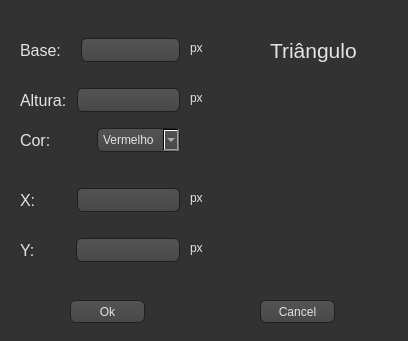
<?xml version="1.0" encoding="UTF-8"?>
<ui version="4.0">
 <class>triangulo</class>
 <widget class="QDialog" name="triangulo">
  <property name="geometry">
   <rect>
    <x>0</x>
    <y>0</y>
    <width>408</width>
    <height>341</height>
   </rect>
  </property>
  <property name="windowTitle">
   <string>Dialog</string>
  </property>
  <property name="styleSheet">
   <string notr="true"> color: #404040;
    background-color: #323232;</string>
  </property>
  <widget class="QLabel" name="label">
   <property name="geometry">
    <rect>
     <x>270</x>
     <y>30</y>
     <width>101</width>
     <height>41</height>
    </rect>
   </property>
   <property name="font">
    <font>
     <pointsize>16</pointsize>
    </font>
   </property>
   <property name="styleSheet">
    <string notr="true">color: rgb(227, 227, 227);</string>
   </property>
   <property name="text">
    <string>Triângulo</string>
   </property>
  </widget>
  <widget class="QPushButton" name="pushButton">
   <property name="geometry">
    <rect>
     <x>70</x>
     <y>300</y>
     <width>75</width>
     <height>23</height>
    </rect>
   </property>
   <property name="styleSheet">
    <string notr="true">color: rgb(227, 227, 227);
background-color: QLinearGradient( x1: 0, y1: 0, x2: 0, y2: 1, stop: 0 #565656, stop: 0.1 #525252, stop: 0.5 #4e4e4e, stop: 0.9 #4a4a4a, stop: 1 #464646);
border-width: 1px;
border-color: #1e1e1e;
border-style: solid;
border-radius: 6;
padding: 3px;
font-size: 12px;
padding-left: 5px;
padding-right: 5px;
</string>
   </property>
   <property name="text">
    <string>Ok</string>
   </property>
  </widget>
  <widget class="QPushButton" name="pushButton_2">
   <property name="geometry">
    <rect>
     <x>260</x>
     <y>300</y>
     <width>75</width>
     <height>23</height>
    </rect>
   </property>
   <property name="styleSheet">
    <string notr="true">color: rgb(227, 227, 227);
background-color: QLinearGradient( x1: 0, y1: 0, x2: 0, y2: 1, stop: 0 #565656, stop: 0.1 #525252, stop: 0.5 #4e4e4e, stop: 0.9 #4a4a4a, stop: 1 #464646);
border-width: 1px;
border-color: #1e1e1e;
border-style: solid;
border-radius: 6;
padding: 3px;
font-size: 12px;
padding-left: 5px;
padding-right: 5px;
</string>
   </property>
   <property name="text">
    <string>Cancel</string>
   </property>
  </widget>
  <widget class="QWidget" name="horizontalLayoutWidget_4">
   <property name="geometry">
    <rect>
     <x>20</x>
     <y>180</y>
     <width>160</width>
     <height>41</height>
    </rect>
   </property>
   <layout class="QHBoxLayout" name="horizontalLayout_4">
    <item>
     <widget class="QLabel" name="label_5">
      <property name="font">
       <font>
        <pointsize>12</pointsize>
       </font>
      </property>
      <property name="styleSheet">
       <string notr="true">color: rgb(227, 227, 227);</string>
      </property>
      <property name="text">
       <string>X:        </string>
      </property>
     </widget>
    </item>
    <item>
     <widget class="QLineEdit" name="x">
      <property name="styleSheet">
       <string notr="true">color: rgb(227, 227, 227);
background-color: QLinearGradient( x1: 0, y1: 0, x2: 0, y2: 1, stop: 0 #565656, stop: 0.1 #525252, stop: 0.5 #4e4e4e, stop: 0.9 #4a4a4a, stop: 1 #464646);
border-width: 1px;
border-color: #1e1e1e;
border-style: solid;
border-radius: 6;
padding: 3px;
font-size: 12px;
padding-left: 5px;
padding-right: 5px;</string>
      </property>
     </widget>
    </item>
   </layout>
  </widget>
  <widget class="QWidget" name="horizontalLayoutWidget_2">
   <property name="geometry">
    <rect>
     <x>20</x>
     <y>120</y>
     <width>160</width>
     <height>41</height>
    </rect>
   </property>
   <layout class="QHBoxLayout" name="horizontalLayout_2">
    <item>
     <widget class="QLabel" name="label_3">
      <property name="font">
       <font>
        <pointsize>12</pointsize>
       </font>
      </property>
      <property name="styleSheet">
       <string notr="true">color: rgb(227, 227, 227);</string>
      </property>
      <property name="text">
       <string>Cor: </string>
      </property>
     </widget>
    </item>
    <item>
     <widget class="QComboBox" name="comboBox">
      <property name="styleSheet">
       <string notr="true">color: rgb(227, 227, 227);
background-color: QLinearGradient( x1: 0, y1: 0, x2: 0, y2: 1, stop: 0 #565656, stop: 0.1 #525252, stop: 0.5 #4e4e4e, stop: 0.9 #4a4a4a, stop: 1 #464646);
border-width: 1px;
border-color: #1e1e1e;
border-style: solid;
border-radius: 6;
padding: 3px;
font-size: 12px;
padding-left: 5px;
padding-right: 5px;</string>
      </property>
      <item>
       <property name="text">
        <string>Vermelho</string>
       </property>
      </item>
      <item>
       <property name="text">
        <string>Azul</string>
       </property>
      </item>
      <item>
       <property name="text">
        <string>Verde</string>
       </property>
      </item>
     </widget>
    </item>
   </layout>
  </widget>
  <widget class="QWidget" name="horizontalLayoutWidget">
   <property name="geometry">
    <rect>
     <x>20</x>
     <y>30</y>
     <width>160</width>
     <height>41</height>
    </rect>
   </property>
   <layout class="QHBoxLayout" name="horizontalLayout">
    <item>
     <widget class="QLabel" name="label_2">
      <property name="font">
       <font>
        <pointsize>12</pointsize>
       </font>
      </property>
      <property name="styleSheet">
       <string notr="true">color: rgb(227, 227, 227);</string>
      </property>
      <property name="text">
       <string>Base:   </string>
      </property>
     </widget>
    </item>
    <item>
     <widget class="QLineEdit" name="base">
      <property name="styleSheet">
       <string notr="true">color: rgb(227, 227, 227);
background-color: QLinearGradient( x1: 0, y1: 0, x2: 0, y2: 1, stop: 0 #565656, stop: 0.1 #525252, stop: 0.5 #4e4e4e, stop: 0.9 #4a4a4a, stop: 1 #464646);
border-width: 1px;
border-color: #1e1e1e;
border-style: solid;
border-radius: 6;
padding: 3px;
font-size: 12px;
padding-left: 5px;
padding-right: 5px;</string>
      </property>
     </widget>
    </item>
   </layout>
  </widget>
  <widget class="QWidget" name="horizontalLayoutWidget_5">
   <property name="geometry">
    <rect>
     <x>20</x>
     <y>230</y>
     <width>160</width>
     <height>41</height>
    </rect>
   </property>
   <layout class="QHBoxLayout" name="horizontalLayout_5">
    <item>
     <widget class="QLabel" name="label_6">
      <property name="font">
       <font>
        <pointsize>12</pointsize>
       </font>
      </property>
      <property name="styleSheet">
       <string notr="true">color: rgb(227, 227, 227);</string>
      </property>
      <property name="text">
       <string>Y:        </string>
      </property>
     </widget>
    </item>
    <item>
     <widget class="QLineEdit" name="y">
      <property name="styleSheet">
       <string notr="true">color: rgb(227, 227, 227);
background-color: QLinearGradient( x1: 0, y1: 0, x2: 0, y2: 1, stop: 0 #565656, stop: 0.1 #525252, stop: 0.5 #4e4e4e, stop: 0.9 #4a4a4a, stop: 1 #464646);
border-width: 1px;
border-color: #1e1e1e;
border-style: solid;
border-radius: 6;
padding: 3px;
font-size: 12px;
padding-left: 5px;
padding-right: 5px;</string>
      </property>
     </widget>
    </item>
   </layout>
  </widget>
  <widget class="QWidget" name="horizontalLayoutWidget_3">
   <property name="geometry">
    <rect>
     <x>20</x>
     <y>80</y>
     <width>160</width>
     <height>41</height>
    </rect>
   </property>
   <layout class="QHBoxLayout" name="horizontalLayout_3">
    <item>
     <widget class="QLabel" name="label_4">
      <property name="font">
       <font>
        <pointsize>12</pointsize>
       </font>
      </property>
      <property name="styleSheet">
       <string notr="true">color: rgb(227, 227, 227);</string>
      </property>
      <property name="text">
       <string>Altura: </string>
      </property>
     </widget>
    </item>
    <item>
     <widget class="QLineEdit" name="altura">
      <property name="styleSheet">
       <string notr="true">color: rgb(227, 227, 227);
background-color: QLinearGradient( x1: 0, y1: 0, x2: 0, y2: 1, stop: 0 #565656, stop: 0.1 #525252, stop: 0.5 #4e4e4e, stop: 0.9 #4a4a4a, stop: 1 #464646);
border-width: 1px;
border-color: #1e1e1e;
border-style: solid;
border-radius: 6;
padding: 3px;
font-size: 12px;
padding-left: 5px;
padding-right: 5px;</string>
      </property>
     </widget>
    </item>
   </layout>
  </widget>
  <widget class="QLabel" name="label_7">
   <property name="geometry">
    <rect>
     <x>190</x>
     <y>40</y>
     <width>21</width>
     <height>16</height>
    </rect>
   </property>
   <property name="styleSheet">
    <string notr="true">color: rgb(227, 227, 227);</string>
   </property>
   <property name="text">
    <string>px</string>
   </property>
  </widget>
  <widget class="QLabel" name="label_8">
   <property name="geometry">
    <rect>
     <x>190</x>
     <y>90</y>
     <width>21</width>
     <height>16</height>
    </rect>
   </property>
   <property name="styleSheet">
    <string notr="true">color: rgb(227, 227, 227);</string>
   </property>
   <property name="text">
    <string>px</string>
   </property>
  </widget>
  <widget class="QLabel" name="label_9">
   <property name="geometry">
    <rect>
     <x>190</x>
     <y>190</y>
     <width>21</width>
     <height>16</height>
    </rect>
   </property>
   <property name="styleSheet">
    <string notr="true">color: rgb(227, 227, 227);</string>
   </property>
   <property name="text">
    <string>px</string>
   </property>
  </widget>
  <widget class="QLabel" name="label_10">
   <property name="geometry">
    <rect>
     <x>190</x>
     <y>240</y>
     <width>21</width>
     <height>16</height>
    </rect>
   </property>
   <property name="styleSheet">
    <string notr="true">color: rgb(227, 227, 227);</string>
   </property>
   <property name="text">
    <string>px</string>
   </property>
  </widget>
  <widget class="QLabel" name="label_11">
   <property name="geometry">
    <rect>
     <x>240</x>
     <y>70</y>
     <width>141</width>
     <height>181</height>
    </rect>
   </property>
   <property name="text">
    <string/>
   </property>
   <property name="pixmap">
    <pixmap resource="img.qrc">:/img/imagens/tri.png</pixmap>
   </property>
   <property name="scaledContents">
    <bool>true</bool>
   </property>
  </widget>
 </widget>
 <tabstops>
  <tabstop>base</tabstop>
  <tabstop>altura</tabstop>
  <tabstop>comboBox</tabstop>
  <tabstop>x</tabstop>
  <tabstop>y</tabstop>
  <tabstop>pushButton</tabstop>
  <tabstop>pushButton_2</tabstop>
 </tabstops>
 <resources>
  <include location="img.qrc"/>
 </resources>
 <connections/>
</ui>
